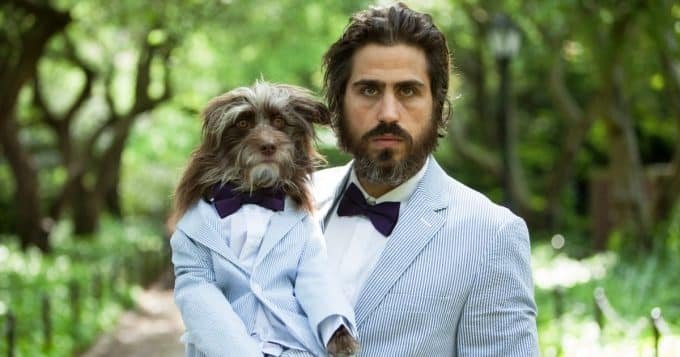
#> input picture sample_images/man_same_dog.jpg, 680 x 357 px
$ python face_detection.py
#> lines starting #> are read from the running program, lines starting #| are printed output that depends on the picture; after the words box and inside, x2 and y2 are one past the last pixel; in counts of white or black regions, pixels touching at a corner belong together
#> further down, test1 is the input picture: shape (357, 680, 3); mean B, G, R 103.7, 134.8, 120.4
#!/usr/bin/env python2
# -*- coding: utf-8 -*-
"""
Created on Tue Jan  9 18:06:46 2018

@author: shanthakumarp
"""

import cv2
import matplotlib.pyplot as plt

def convertToRGB(img):
    return cv2.cvtColor(img, cv2.COLOR_BGR2RGB)


def detect_faces(f_cascade, colored_img, scaleFactor= 1.1):
#> called with scaleFactor = 1.1
    img_copy = colored_img.copy()
    gray = cv2.cvtColor(img_copy, cv2.COLOR_BGR2GRAY)
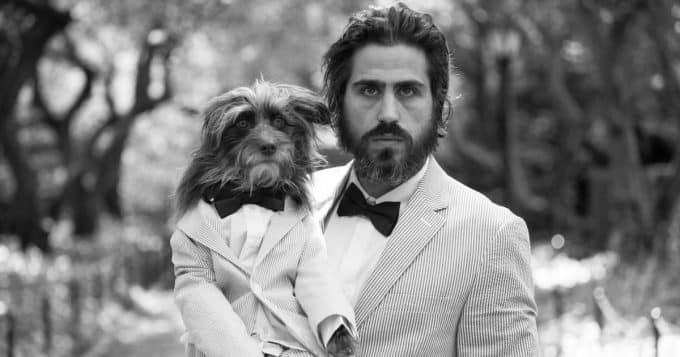
#> gray: shape (357, 680); min 1, max 255, mean 126.9
    faces = f_cascade.detectMultiScale(gray, scaleFactor=scaleFactor, minNeighbors=5);
#> faces = [[334, 49, 110, 110]]
    print ("Total Faces: ", len(faces))
#| Total Faces:  1

    for (x,y,w,h) in faces:
        cv2.rectangle(img_copy, (x,y), (x+w, y+h), (0, 255, 0), 4)
#> this loop made 1 pass
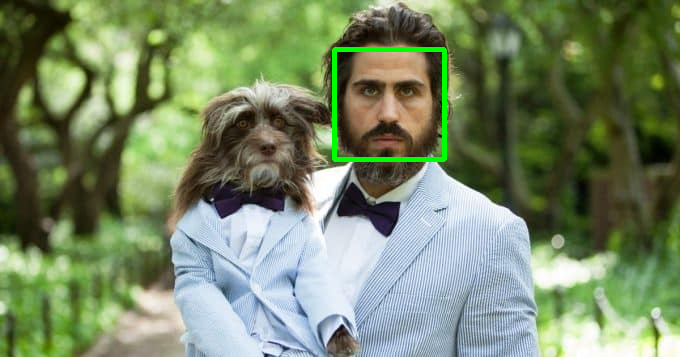
#> img_copy: shape (357, 680, 3); 0.9% of pixels changed, all inside (x1, y1, x2, y2) = (332, 47, 447, 162)

    return img_copy


# load cascade classifier for haarcascade
haar_face_cascade = cv2.CascadeClassifier('haarcascade_frontalface_alt.xml')

# load test image
test1 = cv2.imread('sample_images/man_same_dog.jpg')

#call the detect function with image & classifier
face_detected_img = detect_faces(haar_face_cascade, test1, scaleFactor=1.1)

#convert the img to RGB and show
plt.imshow(convertToRGB(face_detected_img))

## copy the local image
#det_img = test1.copy()
#
##convert the test image to gray image for opencv
#gray_img = cv2.cvtColor(det_img, cv2.COLOR_BGR2GRAY)
#
#plt.imshow(gray_img, cmap='gray')
#
## load cascade classifier for haarcascade
#haar_face_cascade = cv2.CascadeClassifier('haarcascade_frontalface_alt.xml')
#
#faces = haar_face_cascade.detectMultiScale(gray_img, scaleFactor=1.1, minNeighbors=8);
#
#print ('Face Found: ', len(faces))
#
#for (x,y,w,h) in faces:
#    cv2.rectangle(det_img, (x,y), (x+w, y+h), (0,255,0), 6)
#
#plt.imshow(convertToRGB(det_img))

$ run again, with sample_images/2_babies.jpg copied over sample_images/man_same_dog.jpg
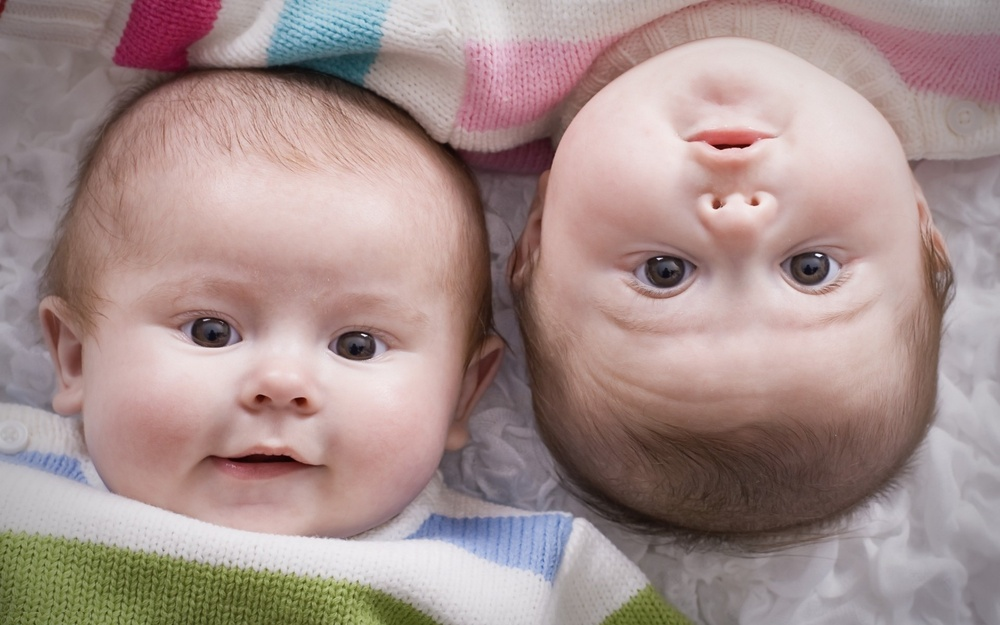
#> input picture sample_images/2_babies.jpg, 1000 x 625 px, shrunk from 1920 x 1200 before the run
#> test1 is the input picture: shape (625, 1000, 3); mean B, G, R 140.4, 143.4, 165.5
#> in detect_faces, `gray = cv2.cvtColor(img_copy, cv2.COLOR_BGR2GRAY)`:
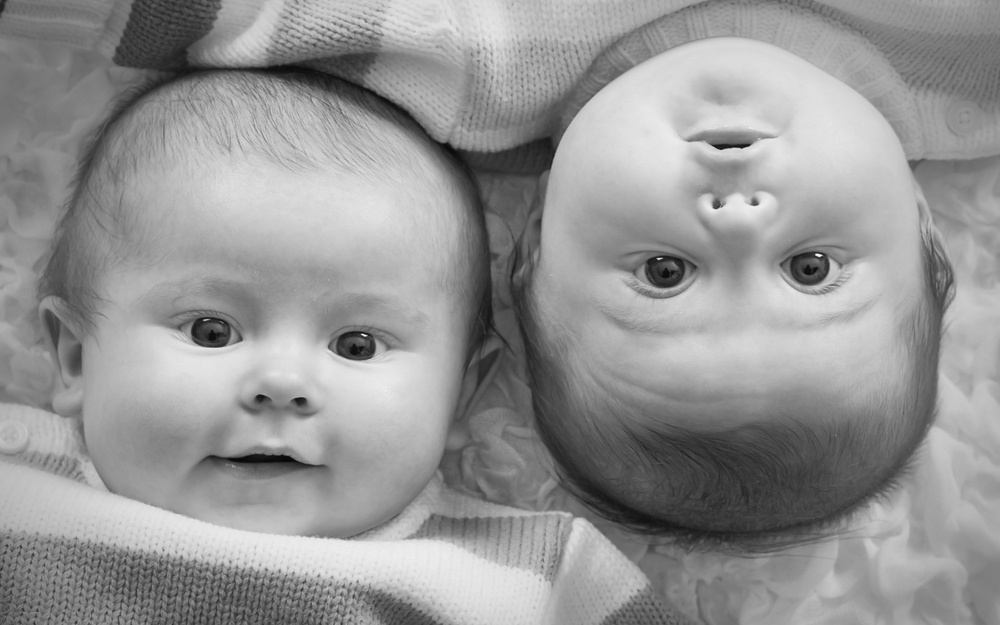
#> gray: shape (625, 1000); min 7, max 253, mean 149.7
#> faces = [[77, 151, 423, 423]]
#| Total Faces:  1
#> the loop in detect_faces, `for (x,y,w,h) in faces:` made 1 pass
#> after the loop in detect_faces, `for (x,y,w,h) in faces:`:
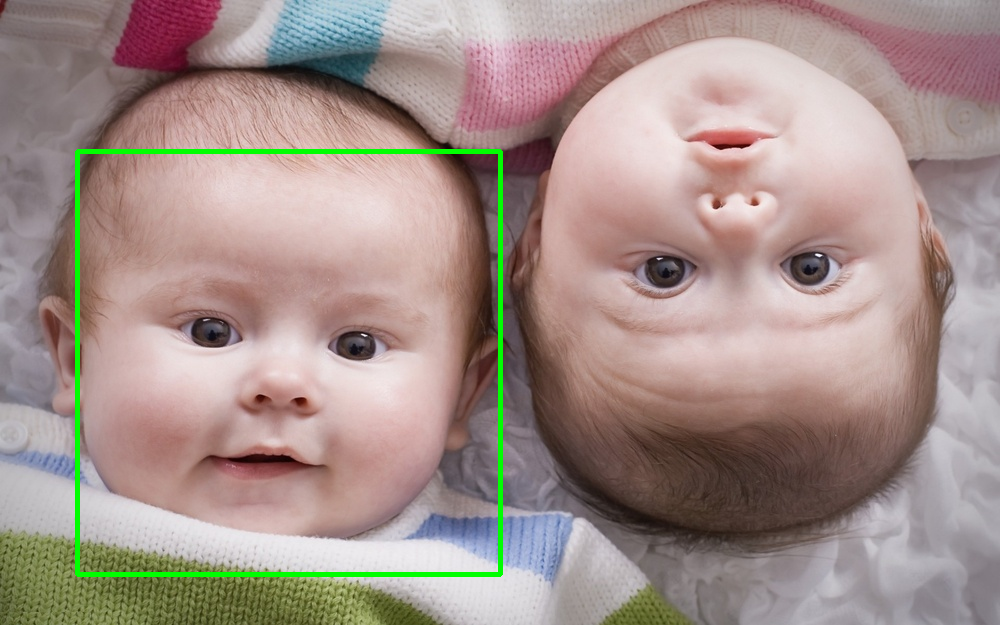
#> img_copy: shape (625, 1000, 3); 1.35% of pixels changed, all inside (x1, y1, x2, y2) = (75, 149, 503, 577)

$ run again, with sample_images/baby_test.jpg copied over sample_images/man_same_dog.jpg
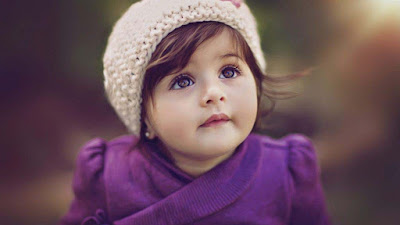
#> input picture sample_images/baby_test.jpg, 400 x 225 px
#> test1 is the input picture: shape (225, 400, 3); mean B, G, R 92.8, 80.9, 109.9
#> in detect_faces, `gray = cv2.cvtColor(img_copy, cv2.COLOR_BGR2GRAY)`:
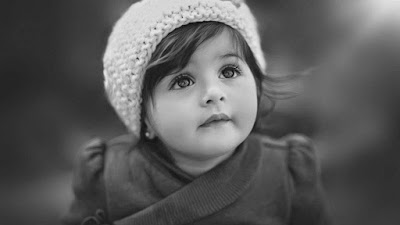
#> gray: shape (225, 400); min 8, max 237, mean 90.9
#> faces = ()
#| Total Faces:  0

$ run again, with sample_images/baby_test2.jpg copied over sample_images/man_same_dog.jpg
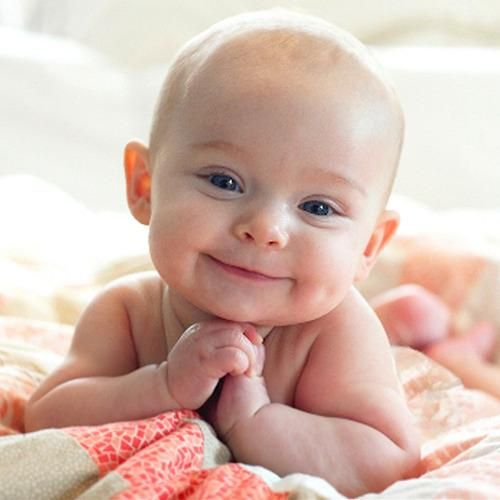
#> input picture sample_images/baby_test2.jpg, 500 x 500 px
#> test1 is the input picture: shape (500, 500, 3); mean B, G, R 175.7, 187, 214.9
#> in detect_faces, `gray = cv2.cvtColor(img_copy, cv2.COLOR_BGR2GRAY)`:
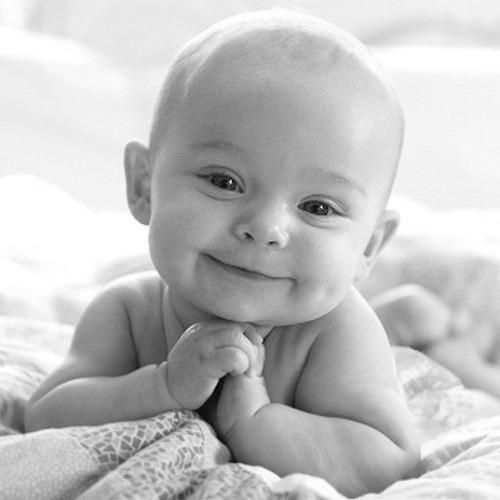
#> gray: shape (500, 500); min 3, max 255, mean 194.1
#> faces = [[157, 100, 233, 233]]
#| Total Faces:  1
#> the loop in detect_faces, `for (x,y,w,h) in faces:` made 1 pass
#> after the loop in detect_faces, `for (x,y,w,h) in faces:`:
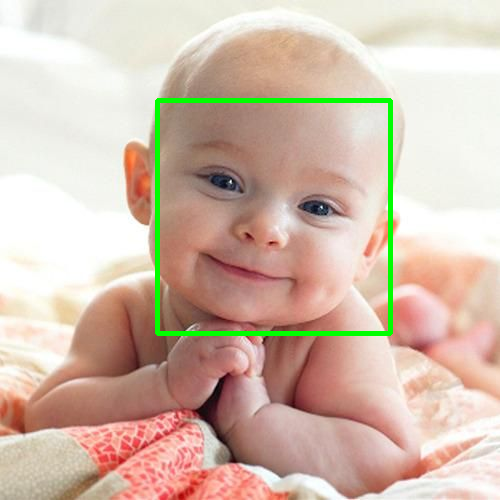
#> img_copy: shape (500, 500, 3); 1.86% of pixels changed, all inside (x1, y1, x2, y2) = (155, 98, 393, 336)
